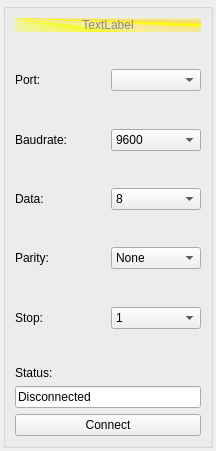
<?xml version="1.0" encoding="UTF-8"?>
<ui version="4.0">
 <class>ComPortView</class>
 <widget class="QWidget" name="ComPortView">
  <property name="geometry">
   <rect>
    <x>0</x>
    <y>0</y>
    <width>216</width>
    <height>451</height>
   </rect>
  </property>
  <property name="windowTitle">
   <string>Form</string>
  </property>
  <layout class="QVBoxLayout" name="verticalLayout">
   <property name="leftMargin">
    <number>3</number>
   </property>
   <property name="topMargin">
    <number>3</number>
   </property>
   <property name="rightMargin">
    <number>3</number>
   </property>
   <property name="bottomMargin">
    <number>3</number>
   </property>
   <item>
    <widget class="QGroupBox" name="comGroupBox">
     <property name="title">
      <string/>
     </property>
     <layout class="QVBoxLayout" name="verticalLayout_3">
      <item>
       <widget class="QLabel" name="comHeadLabel">
        <property name="styleSheet">
         <string notr="true">background-color: qconicalgradient(cx:0, cy:0, angle:135, stop:0 rgba(255, 255, 0, 69), stop:0.375 rgba(255, 255, 0, 69), stop:0.423533 rgba(251, 255, 0, 145), stop:0.45 rgba(247, 255, 0, 208), stop:0.477581 rgba(255, 244, 71, 130), stop:0.518717 rgba(255, 218, 71, 130), stop:0.55 rgba(255, 255, 0, 255), stop:0.57754 rgba(255, 203, 0, 130), stop:0.625 rgba(255, 255, 0, 69), stop:1 rgba(255, 255, 0, 69));
color: rgb(136, 136, 136);</string>
        </property>
        <property name="text">
         <string>TextLabel</string>
        </property>
        <property name="alignment">
         <set>Qt::AlignCenter</set>
        </property>
       </widget>
      </item>
      <item>
       <spacer name="verticalSpacer_2">
        <property name="orientation">
         <enum>Qt::Vertical</enum>
        </property>
        <property name="sizeHint" stdset="0">
         <size>
          <width>20</width>
          <height>40</height>
         </size>
        </property>
       </spacer>
      </item>
      <item>
       <layout class="QHBoxLayout" name="horizontalLayout_3">
        <item>
         <widget class="QLabel" name="comPotLabel">
          <property name="text">
           <string>Port:</string>
          </property>
         </widget>
        </item>
        <item>
         <widget class="QComboBox" name="comPortCombo">
          <property name="enabled">
           <bool>true</bool>
          </property>
         </widget>
        </item>
       </layout>
      </item>
      <item>
       <spacer name="verticalSpacer_3">
        <property name="orientation">
         <enum>Qt::Vertical</enum>
        </property>
        <property name="sizeHint" stdset="0">
         <size>
          <width>20</width>
          <height>40</height>
         </size>
        </property>
       </spacer>
      </item>
      <item>
       <layout class="QHBoxLayout" name="horizontalLayout">
        <item>
         <widget class="QLabel" name="comSpeedLbel">
          <property name="text">
           <string>&lt;html&gt;&lt;head/&gt;&lt;body&gt;&lt;p&gt;Baudrate:&lt;/p&gt;&lt;/body&gt;&lt;/html&gt;</string>
          </property>
         </widget>
        </item>
        <item>
         <widget class="QComboBox" name="comSpeedCombo">
          <property name="currentIndex">
           <number>3</number>
          </property>
          <item>
           <property name="text">
            <string>1200</string>
           </property>
          </item>
          <item>
           <property name="text">
            <string>2400</string>
           </property>
          </item>
          <item>
           <property name="text">
            <string>4800</string>
           </property>
          </item>
          <item>
           <property name="text">
            <string>9600</string>
           </property>
          </item>
          <item>
           <property name="text">
            <string>19200</string>
           </property>
          </item>
          <item>
           <property name="text">
            <string>38400</string>
           </property>
          </item>
          <item>
           <property name="text">
            <string>57600</string>
           </property>
          </item>
          <item>
           <property name="text">
            <string>115200</string>
           </property>
          </item>
         </widget>
        </item>
       </layout>
      </item>
      <item>
       <spacer name="verticalSpacer_4">
        <property name="orientation">
         <enum>Qt::Vertical</enum>
        </property>
        <property name="sizeHint" stdset="0">
         <size>
          <width>20</width>
          <height>40</height>
         </size>
        </property>
       </spacer>
      </item>
      <item>
       <layout class="QHBoxLayout" name="horizontalLayout_5">
        <item>
         <widget class="QLabel" name="comBitLabel">
          <property name="text">
           <string>Data:</string>
          </property>
         </widget>
        </item>
        <item>
         <widget class="QComboBox" name="comBitCombo">
          <property name="enabled">
           <bool>true</bool>
          </property>
          <property name="currentIndex">
           <number>3</number>
          </property>
          <item>
           <property name="text">
            <string>5</string>
           </property>
          </item>
          <item>
           <property name="text">
            <string>6</string>
           </property>
          </item>
          <item>
           <property name="text">
            <string>7</string>
           </property>
          </item>
          <item>
           <property name="text">
            <string>8</string>
           </property>
          </item>
         </widget>
        </item>
       </layout>
      </item>
      <item>
       <spacer name="verticalSpacer_5">
        <property name="orientation">
         <enum>Qt::Vertical</enum>
        </property>
        <property name="sizeHint" stdset="0">
         <size>
          <width>20</width>
          <height>40</height>
         </size>
        </property>
       </spacer>
      </item>
      <item>
       <layout class="QHBoxLayout" name="horizontalLayout_6">
        <item>
         <widget class="QLabel" name="comParityLabel">
          <property name="text">
           <string>Parity:</string>
          </property>
         </widget>
        </item>
        <item>
         <widget class="QComboBox" name="comParityCombo">
          <property name="enabled">
           <bool>true</bool>
          </property>
          <item>
           <property name="text">
            <string>None</string>
           </property>
          </item>
          <item>
           <property name="text">
            <string>Even</string>
           </property>
          </item>
          <item>
           <property name="text">
            <string>Odd</string>
           </property>
          </item>
          <item>
           <property name="text">
            <string>Space</string>
           </property>
          </item>
          <item>
           <property name="text">
            <string>Mark</string>
           </property>
          </item>
         </widget>
        </item>
       </layout>
      </item>
      <item>
       <spacer name="verticalSpacer_6">
        <property name="orientation">
         <enum>Qt::Vertical</enum>
        </property>
        <property name="sizeHint" stdset="0">
         <size>
          <width>20</width>
          <height>40</height>
         </size>
        </property>
       </spacer>
      </item>
      <item>
       <layout class="QHBoxLayout" name="horizontalLayout_7">
        <item>
         <widget class="QLabel" name="comStopbitLabel">
          <property name="text">
           <string>Stop:</string>
          </property>
         </widget>
        </item>
        <item>
         <widget class="QComboBox" name="comStopbitCombo">
          <property name="enabled">
           <bool>true</bool>
          </property>
          <item>
           <property name="text">
            <string>1</string>
           </property>
          </item>
          <item>
           <property name="text">
            <string>1.5</string>
           </property>
          </item>
          <item>
           <property name="text">
            <string>2</string>
           </property>
          </item>
         </widget>
        </item>
       </layout>
      </item>
      <item>
       <spacer name="verticalSpacer">
        <property name="orientation">
         <enum>Qt::Vertical</enum>
        </property>
        <property name="sizeHint" stdset="0">
         <size>
          <width>20</width>
          <height>40</height>
         </size>
        </property>
       </spacer>
      </item>
      <item>
       <layout class="QVBoxLayout" name="verticalLayout_2">
        <item>
         <widget class="QLabel" name="comStateLabel">
          <property name="text">
           <string>Status:</string>
          </property>
         </widget>
        </item>
        <item>
         <widget class="QLineEdit" name="statusLineEdit">
          <property name="text">
           <string>Disconnected</string>
          </property>
          <property name="readOnly">
           <bool>true</bool>
          </property>
         </widget>
        </item>
        <item>
         <widget class="QPushButton" name="comConnButton">
          <property name="enabled">
           <bool>true</bool>
          </property>
          <property name="text">
           <string>Connect</string>
          </property>
         </widget>
        </item>
       </layout>
      </item>
     </layout>
    </widget>
   </item>
  </layout>
 </widget>
 <resources/>
 <connections/>
</ui>
